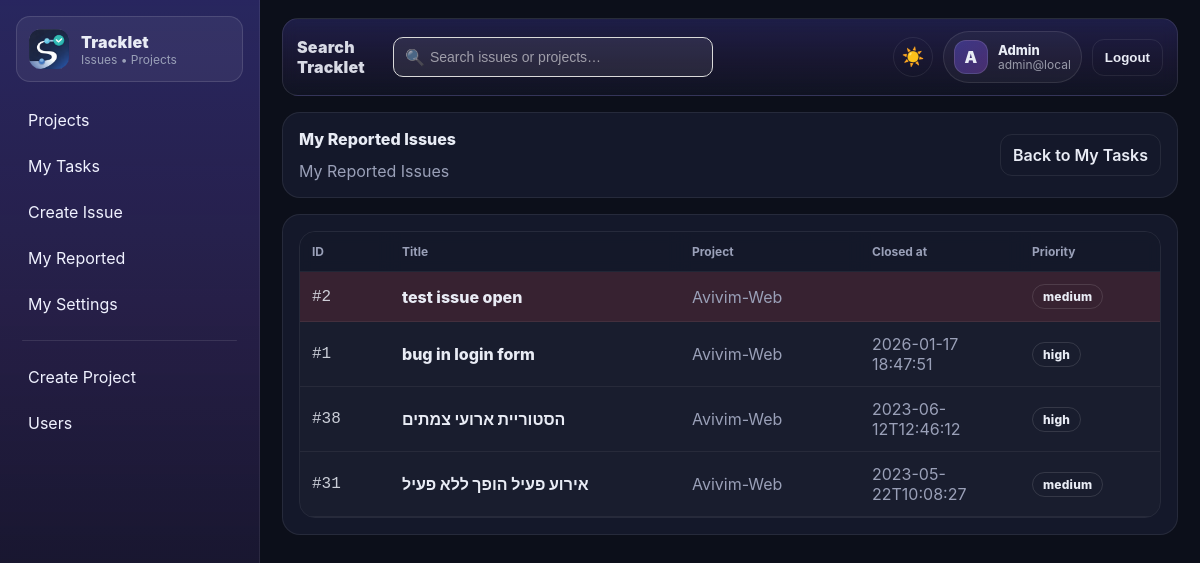
The app's page /my-reported (signed in) with its own data.
### tables this page shows
CREATE TABLE users (
  id INTEGER PRIMARY KEY AUTOINCREMENT,
  email TEXT NOT NULL UNIQUE,
  password_hash TEXT NOT NULL,
  name TEXT NOT NULL,
  role TEXT NOT NULL DEFAULT 'user',     -- admin|pm|user
  photo_path TEXT,
  is_active INTEGER NOT NULL DEFAULT 1,
  created_at TEXT NOT NULL DEFAULT (datetime('now'))
);

CREATE TABLE issues (
  id INTEGER PRIMARY KEY AUTOINCREMENT,
  project_id INTEGER NOT NULL,
  title TEXT NOT NULL,
  description TEXT,
  status TEXT NOT NULL DEFAULT 'open',     -- open|in_progress|blocked|closed
  priority TEXT NOT NULL DEFAULT 'medium', -- low|medium|high|urgent
  reporter_id INTEGER NOT NULL,
  assignee_id INTEGER,
  created_at TEXT NOT NULL DEFAULT (datetime('now')),
  updated_at TEXT NOT NULL DEFAULT (datetime('now')),
  closed_at TEXT, due_date TEXT, watcher_id INTEGER,
  FOREIGN KEY(project_id) REFERENCES projects(id),
  FOREIGN KEY(reporter_id) REFERENCES users(id),
  FOREIGN KEY(assignee_id) REFERENCES users(id)
);

CREATE TABLE projects (
  id INTEGER PRIMARY KEY AUTOINCREMENT,
  name TEXT NOT NULL,
  description TEXT,
  is_active INTEGER NOT NULL DEFAULT 1,

  -- GitHub repo reference (optional)
  github_owner TEXT,
  github_repo TEXT,
  github_default_branch TEXT DEFAULT 'main',
  github_repo_url TEXT,

  created_at TEXT NOT NULL DEFAULT (datetime('now'))
);

### app.py (the view)
@app.get("/my-reported")
@login_required
def my_reported():
    issues = get_my_reported_issues(int(current_user.id), include_closed=True)
    return render_template("my_reported.html", issues=issues)

### TrackletDB.py (called while the page is built)
def get_db_path() -> str:
    return settings.DB_PATH

def _ensure_parent(db_path: str) -> None:
    Path(db_path).parent.mkdir(parents=True, exist_ok=True)

def get_connection() -> sqlite3.Connection:
    db_path = get_db_path()
    _ensure_parent(db_path)
    conn = sqlite3.connect(db_path, detect_types=sqlite3.PARSE_DECLTYPES)
    conn.row_factory = sqlite3.Row
    conn.execute("PRAGMA foreign_keys = ON;")
    conn.execute("PRAGMA journal_mode = WAL;")
    return conn

def db_read_one(sql: str, params: tuple[Any, ...] = ()) -> Optional[sqlite3.Row]:
    conn = get_connection()
    try:
        cur = conn.cursor()
        cur.execute(sql, params)
        return cur.fetchone()
    finally:
        conn.close()

def db_read_all(sql: str, params: tuple[Any, ...] = ()) -> list[sqlite3.Row]:
    conn = get_connection()
    try:
        cur = conn.cursor()
        cur.execute(sql, params)
        return cur.fetchall()
    finally:
        conn.close()

def get_user_by_id(user_id: int) -> Optional[sqlite3.Row]:
    return db_read_one("SELECT * FROM users WHERE id=? AND is_active=1", (user_id,))

def get_my_reported_issues(user_id: int, *, include_closed: bool = True) -> list[sqlite3.Row]:
    where_extra = "" if include_closed else " AND i.status <> 'closed'"
    return db_read_all(
        f"""
        SELECT i.*, p.name AS project_name,
               au.name AS assignee_name
        FROM issues i
        JOIN projects p ON p.id=i.project_id
        LEFT JOIN users au ON au.id=i.assignee_id
        WHERE i.reporter_id=? {where_extra}
        ORDER BY
          CASE i.status WHEN 'open' THEN 1 WHEN 'in_progress' THEN 2 WHEN 'blocked' THEN 3 ELSE 4 END,
          CASE i.priority WHEN 'urgent' THEN 1 WHEN 'high' THEN 2 WHEN 'medium' THEN 3 ELSE 4 END,
          i.updated_at DESC
        """,
        (user_id,),
    )

### app.py (called while the page is built)
@app.context_processor
def inject_settings():
    return {"settings": settings}

@login_manager.user_loader
def load_user(user_id: str):
    row = get_user_by_id(int(user_id))
    return User(row) if row else None

    @property
    def is_active(self):
        return self._is_active

### templates/my_reported.html
{% extends "layout.html" %}
{% set title = "My Reported Issues" %}
{% block content %}
<div class="card">
  <div style="display:flex; justify-content:space-between; align-items:center; gap:10px;">
    <div>
      <div class="card-title">My Reported Issues</div>
      <div class="muted">My Reported Issues</div>
    </div>
    <a class="btn btn-ghost btn-topbar" style="margin-bottom:0;" href="{{ url_for('my_tasks') }}">
      Back to My Tasks
    </a>
  </div>
</div>
{% if not issues %}
  <div class="card">No closed issues.</div>
{% else %}
  <div class="card">
    <div class="table-wrap">
      <table class="table">
        <thead>
          <tr>
            <th style="width:90px;">ID</th>
            <th>Title</th>
            <th style="width:180px;">Project</th>
            <th style="width:160px;">Closed at</th>
            <th style="width:140px;">Priority</th>
          </tr>
        </thead>
        <tbody>
          {% for i in issues %}
          <tr class="rowlink {{ due_class(i.due_date, i.status) }}" data-href="{{ url_for('issue_view', issue_id=i.id) }}">
            <td class="mono">#{{ i.id }}</td>
            <td class="cell-strong">{{ i.title }}</td>
            <td class="muted">{{ i.project_name }}</td>
            <td class="muted">{{ (i.closed_at or "")[:19] }}</td>
            <td><span class="pill pri-{{ i.priority }}">{{ i.priority }}</span></td>
          </tr>
          {% endfor %}
        </tbody>
      </table>
    </div>
  </div>
{% endif %}
{% endblock %}

### templates/layout.html (shortened to what this page needs)
<!doctype html>
<html>
<head>
  <link rel="stylesheet" href="{{ url_for('static', filename='app.css') }}">
</head>
<body>
  <div class="app">
    <aside class="sidebar">
      <a class="brand" href="{{ url_for('my_tasks') }}">
        <img class="brand-img" src="{{ url_for('static', filename='img/tracklet_icon_128.png') }}" alt="Tracklet" />
        <div class="brand-text">
          <div class="brand-title">Tracklet</div>
          <div class="brand-sub">Issues • Projects</div>
        </div>
      </a>
    <nav class="nav">
      <a class="navlink" href="{{ url_for('projects_list') }}">Projects</a>
      <a class="navlink" href="{{ url_for('my_tasks') }}">My Tasks</a>
      <a class="navlink" href="{{ url_for('issue_new') }}">Create Issue</a>
      <a class="navlink" href="{{ url_for('my_reported') }}">My Reported</a>
      <a class="navlink" href="{{ url_for('my_settings') }}">My Settings</a>
      {% if current_user.is_authenticated and current_user.role == 'admin' %}
        <div class="nav-sep"></div>
        <a class="navlink" href="{{ url_for('admin_projects') }}">Create Project</a>
        <a class="navlink" href="{{ url_for('admin_users') }}">Users</a>
      {% endif %}
    </nav>
    </aside>
    <main class="main">
<div class="topbar">
  <div class="topbar-left">
    <div class="app-title">Search <br> Tracklet</div>
        <form class="topbar-search with-icon" method="get" action="{{ url_for('search') }}">
          <input
            class="search-input"
            name="q"
            placeholder="Search issues or projects…"
            value="{{ request.args.get('q','') }}"
          >
        </form>
  </div>
  {% if current_user.is_authenticated %}
  <div class="topbar-right">
<button class="theme-toggle" id="themeToggle" type="button" aria-label="Toggle theme">
  <span class="icon-sun">☀️</span>
</button>
    <div class="user-chip">
      <div class="user-avatar">{{ (current_user.name or "U")[:1] | upper }}</div>
      <div class="user-meta">
        <div class="user-name">{{ current_user.name }}</div>
        <div class="user-email">{{ current_user.email }}</div>
      </div>
    </div>
    <form method="post" action="{{ url_for('logout') }}">
      <button class="btn btn-ghost btn-topbar" type="submit">Logout</button>
    </form>
  </div>
  {% endif %}
</div>
      {% block content %}{% endblock %}
    </main>
  </div>
</body>
</html>

### templates/layout.html (style rules this page uses)
.theme-toggle { display: inline-flex; align-items: center; justify-content: center; width: 40px; height: 40px; border-radius: 999px; border: 1px solid var(--border); background: transparent; cursor: pointer; transition: background .2s ease, border-color .2s ease; margin-bottom: 0; }
.theme-toggle span { font-size: 18px; line-height: 1; }

### records on screen
users: name "A", name "Admin", email "admin@local"
issues: id "2", title "test issue open", project_name "Avivim-Web", priority "medium"
issues: id "1", title "bug in login form", project_name "Avivim-Web", closed_at "2026-01-17 18:47:51", priority "high"
issues: id "38", title "הסטוריית ארועי צמתים", project_name "Avivim-Web", closed_at "2023-06-12T12:46:12", priority "high"
issues: id "31", title "אירוע פעיל הופך ללא פעיל", project_name "Avivim-Web", closed_at "2023-05-22T10:08:27", priority "medium"
